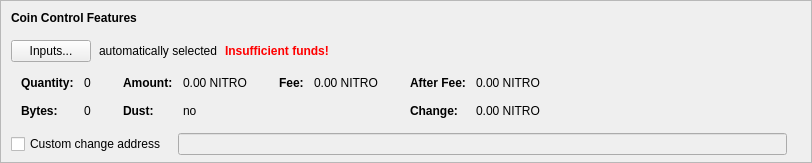
    <widget class="QFrame" name="frameCoinControl">
     <property name="sizePolicy">
      <sizepolicy hsizetype="Expanding" vsizetype="Expanding">
       <horstretch>0</horstretch>
       <verstretch>0</verstretch>
      </sizepolicy>
     </property>
     <property name="maximumSize">
      <size>
       <width>16777215</width>
       <height>16777215</height>
      </size>
     </property>
     <property name="frameShape">
      <enum>QFrame::StyledPanel</enum>
     </property>
     <property name="frameShadow">
      <enum>QFrame::Sunken</enum>
     </property>
     <layout class="QVBoxLayout" name="verticalLayoutCoinControl2">
      <property name="spacing">
       <number>0</number>
      </property>
      <property name="leftMargin">
       <number>0</number>
      </property>
      <property name="topMargin">
       <number>0</number>
      </property>
      <property name="rightMargin">
       <number>0</number>
      </property>
      <property name="bottomMargin">
       <number>6</number>
      </property>
      <item>
       <layout class="QVBoxLayout" name="verticalLayoutCoinControl" stretch="0,0,0,0,1">
        <property name="spacing">
         <number>0</number>
        </property>
        <property name="leftMargin">
         <number>10</number>
        </property>
        <property name="topMargin">
         <number>10</number>
        </property>
        <item>
         <layout class="QHBoxLayout" name="horizontalLayoutCoinControl1">
          <property name="bottomMargin">
           <number>15</number>
          </property>
          <item>
           <widget class="QLabel" name="labelCoinControlFeatures">
            <property name="sizePolicy">
             <sizepolicy hsizetype="Preferred" vsizetype="Maximum">
              <horstretch>0</horstretch>
              <verstretch>0</verstretch>
             </sizepolicy>
            </property>
            <property name="font">
             <font>
              <weight>75</weight>
              <bold>true</bold>
             </font>
            </property>
            <property name="styleSheet">
             <string notr="true">font-weight:bold;</string>
            </property>
            <property name="text">
             <string>Coin Control Features</string>
            </property>
           </widget>
          </item>
         </layout>
        </item>
        <item>
         <layout class="QHBoxLayout" name="horizontalLayoutCoinControl2" stretch="0,0,0,0">
          <property name="spacing">
           <number>8</number>
          </property>
          <property name="bottomMargin">
           <number>10</number>
          </property>
          <item>
           <widget class="QPushButton" name="pushButtonCoinControl">
            <property name="styleSheet">
             <string notr="true"/>
            </property>
            <property name="text">
             <string>Inputs...</string>
            </property>
            <property name="autoDefault">
             <bool>false</bool>
            </property>
           </widget>
          </item>
          <item>
           <widget class="QLabel" name="labelCoinControlAutomaticallySelected">
            <property name="text">
             <string>automatically selected</string>
            </property>
            <property name="margin">
             <number>5</number>
            </property>
           </widget>
          </item>
          <item>
           <widget class="QLabel" name="labelCoinControlInsuffFunds">
            <property name="font">
             <font>
              <weight>75</weight>
              <bold>true</bold>
             </font>
            </property>
            <property name="styleSheet">
             <string notr="true">color:red;font-weight:bold;</string>
            </property>
            <property name="text">
             <string>Insufficient funds!</string>
            </property>
            <property name="margin">
             <number>5</number>
            </property>
           </widget>
          </item>
          <item>
           <spacer name="horizontalSpacerCoinControl">
            <property name="orientation">
             <enum>Qt::Horizontal</enum>
            </property>
            <property name="sizeHint" stdset="0">
             <size>
              <width>40</width>
              <height>1</height>
             </size>
            </property>
           </spacer>
          </item>
         </layout>
        </item>
        <item>
         <widget class="QWidget" name="widgetCoinControl" native="true">
          <property name="sizePolicy">
           <sizepolicy hsizetype="Preferred" vsizetype="Preferred">
            <horstretch>0</horstretch>
            <verstretch>0</verstretch>
           </sizepolicy>
          </property>
          <property name="minimumSize">
           <size>
            <width>0</width>
            <height>0</height>
           </size>
          </property>
          <property name="styleSheet">
           <string notr="true"/>
          </property>
          <layout class="QHBoxLayout" name="horizontalLayoutCoinControl5">
           <property name="leftMargin">
            <number>0</number>
           </property>
           <property name="topMargin">
            <number>0</number>
           </property>
           <property name="rightMargin">
            <number>0</number>
           </property>
           <property name="bottomMargin">
            <number>0</number>
           </property>
           <item>
            <layout class="QHBoxLayout" name="horizontalLayoutCoinControl3" stretch="0,0,0,1">
             <property name="spacing">
              <number>20</number>
             </property>
             <property name="topMargin">
              <number>0</number>
             </property>
             <property name="bottomMargin">
              <number>10</number>
             </property>
             <item>
              <layout class="QFormLayout" name="formLayoutCoinControl1">
               <property name="horizontalSpacing">
                <number>10</number>
               </property>
               <property name="verticalSpacing">
                <number>14</number>
               </property>
               <property name="leftMargin">
                <number>10</number>
               </property>
               <property name="topMargin">
                <number>4</number>
               </property>
               <property name="rightMargin">
                <number>6</number>
               </property>
               <item row="0" column="0">
                <widget class="QLabel" name="labelCoinControlQuantityText">
                 <property name="font">
                  <font>
                   <weight>75</weight>
                   <bold>true</bold>
                  </font>
                 </property>
                 <property name="text">
                  <string>Quantity:</string>
                 </property>
                 <property name="margin">
                  <number>0</number>
                 </property>
                </widget>
               </item>
               <item row="0" column="1">
                <widget class="QLabel" name="labelCoinControlQuantity">
                 <property name="cursor">
                  <cursorShape>IBeamCursor</cursorShape>
                 </property>
                 <property name="contextMenuPolicy">
                  <enum>Qt::ActionsContextMenu</enum>
                 </property>
                 <property name="text">
                  <string notr="true">0</string>
                 </property>
                 <property name="margin">
                  <number>0</number>
                 </property>
                 <property name="textInteractionFlags">
                  <set>Qt::LinksAccessibleByMouse|Qt::TextSelectableByKeyboard|Qt::TextSelectableByMouse</set>
                 </property>
                </widget>
               </item>
               <item row="1" column="0">
                <widget class="QLabel" name="labelCoinControlBytesText">
                 <property name="font">
                  <font>
                   <weight>75</weight>
                   <bold>true</bold>
                  </font>
                 </property>
                 <property name="text">
                  <string>Bytes:</string>
                 </property>
                </widget>
               </item>
               <item row="1" column="1">
                <widget class="QLabel" name="labelCoinControlBytes">
                 <property name="cursor">
                  <cursorShape>IBeamCursor</cursorShape>
                 </property>
                 <property name="contextMenuPolicy">
                  <enum>Qt::ActionsContextMenu</enum>
                 </property>
                 <property name="text">
                  <string notr="true">0</string>
                 </property>
                 <property name="textInteractionFlags">
                  <set>Qt::LinksAccessibleByMouse|Qt::TextSelectableByKeyboard|Qt::TextSelectableByMouse</set>
                 </property>
                </widget>
               </item>
              </layout>
             </item>
             <item>
              <layout class="QFormLayout" name="formLayoutCoinControl2">
               <property name="horizontalSpacing">
                <number>10</number>
               </property>
               <property name="verticalSpacing">
                <number>14</number>
               </property>
               <property name="leftMargin">
                <number>6</number>
               </property>
               <property name="topMargin">
                <number>4</number>
               </property>
               <property name="rightMargin">
                <number>6</number>
               </property>
               <item row="0" column="0">
                <widget class="QLabel" name="labelCoinControlAmountText">
                 <property name="font">
                  <font>
                   <weight>75</weight>
                   <bold>true</bold>
                  </font>
                 </property>
                 <property name="text">
                  <string>Amount:</string>
                 </property>
                 <property name="margin">
                  <number>0</number>
                 </property>
                </widget>
               </item>
               <item row="0" column="1">
                <widget class="QLabel" name="labelCoinControlAmount">
                 <property name="cursor">
                  <cursorShape>IBeamCursor</cursorShape>
                 </property>
                 <property name="contextMenuPolicy">
                  <enum>Qt::ActionsContextMenu</enum>
                 </property>
                 <property name="text">
                  <string notr="true">0.00 NITRO</string>
                 </property>
                 <property name="textInteractionFlags">
                  <set>Qt::LinksAccessibleByMouse|Qt::TextSelectableByKeyboard|Qt::TextSelectableByMouse</set>
                 </property>
                </widget>
               </item>
               <item row="1" column="0">
                <widget class="QLabel" name="labelCoinControlLowOutputText">
                 <property name="font">
                  <font>
                   <weight>75</weight>
                   <bold>true</bold>
                  </font>
                 </property>
                 <property name="text">
                  <string>Dust:</string>
                 </property>
                </widget>
               </item>
               <item row="1" column="1">
                <widget class="QLabel" name="labelCoinControlLowOutput">
                 <property name="cursor">
                  <cursorShape>IBeamCursor</cursorShape>
                 </property>
                 <property name="contextMenuPolicy">
                  <enum>Qt::ActionsContextMenu</enum>
                 </property>
                 <property name="text">
                  <string notr="true">no</string>
                 </property>
                 <property name="textInteractionFlags">
                  <set>Qt::LinksAccessibleByMouse|Qt::TextSelectableByKeyboard|Qt::TextSelectableByMouse</set>
                 </property>
                </widget>
               </item>
              </layout>
             </item>
             <item>
              <layout class="QFormLayout" name="formLayoutCoinControl3">
               <property name="horizontalSpacing">
                <number>10</number>
               </property>
               <property name="verticalSpacing">
                <number>14</number>
               </property>
               <property name="leftMargin">
                <number>6</number>
               </property>
               <property name="topMargin">
                <number>4</number>
               </property>
               <property name="rightMargin">
                <number>6</number>
               </property>
               <item row="0" column="0">
                <widget class="QLabel" name="labelCoinControlFeeText">
                 <property name="font">
                  <font>
                   <weight>75</weight>
                   <bold>true</bold>
                  </font>
                 </property>
                 <property name="text">
                  <string>Fee:</string>
                 </property>
                 <property name="margin">
                  <number>0</number>
                 </property>
                </widget>
               </item>
               <item row="0" column="1">
                <widget class="QLabel" name="labelCoinControlFee">
                 <property name="cursor">
                  <cursorShape>IBeamCursor</cursorShape>
                 </property>
                 <property name="contextMenuPolicy">
                  <enum>Qt::ActionsContextMenu</enum>
                 </property>
                 <property name="text">
                  <string notr="true">0.00 NITRO</string>
                 </property>
                 <property name="textInteractionFlags">
                  <set>Qt::LinksAccessibleByMouse|Qt::TextSelectableByKeyboard|Qt::TextSelectableByMouse</set>
                 </property>
                </widget>
               </item>
             </layout>
             </item>
             <item>
              <layout class="QFormLayout" name="formLayoutCoinControl4">
               <property name="horizontalSpacing">
                <number>10</number>
               </property>
               <property name="verticalSpacing">
                <number>14</number>
               </property>
               <property name="leftMargin">
                <number>6</number>
               </property>
               <property name="topMargin">
                <number>4</number>
               </property>
               <property name="rightMargin">
                <number>6</number>
               </property>
               <item row="0" column="0">
                <widget class="QLabel" name="labelCoinControlAfterFeeText">
                 <property name="font">
                  <font>
                   <weight>75</weight>
                   <bold>true</bold>
                  </font>
                 </property>
                 <property name="text">
                  <string>After Fee:</string>
                 </property>
                 <property name="margin">
                  <number>0</number>
                 </property>
                </widget>
               </item>
               <item row="0" column="1">
                <widget class="QLabel" name="labelCoinControlAfterFee">
                 <property name="cursor">
                  <cursorShape>IBeamCursor</cursorShape>
                 </property>
                 <property name="contextMenuPolicy">
                  <enum>Qt::ActionsContextMenu</enum>
                 </property>
                 <property name="text">
                  <string notr="true">0.00 NITRO</string>
                 </property>
                 <property name="textInteractionFlags">
                  <set>Qt::LinksAccessibleByMouse|Qt::TextSelectableByKeyboard|Qt::TextSelectableByMouse</set>
                 </property>
                </widget>
               </item>
               <item row="1" column="0">
                <widget class="QLabel" name="labelCoinControlChangeText">
                 <property name="font">
                  <font>
                   <weight>75</weight>
                   <bold>true</bold>
                  </font>
                 </property>
                 <property name="text">
                  <string>Change:</string>
                 </property>
                </widget>
               </item>
               <item row="1" column="1">
                <widget class="QLabel" name="labelCoinControlChange">
                 <property name="cursor">
                  <cursorShape>IBeamCursor</cursorShape>
                 </property>
                 <property name="contextMenuPolicy">
                  <enum>Qt::ActionsContextMenu</enum>
                 </property>
                 <property name="text">
                  <string notr="true">0.00 NITRO</string>
                 </property>
                 <property name="textInteractionFlags">
                  <set>Qt::LinksAccessibleByMouse|Qt::TextSelectableByKeyboard|Qt::TextSelectableByMouse</set>
                 </property>
                </widget>
               </item>
              </layout>
             </item>
            </layout>
           </item>
          </layout>
         </widget>
        </item>
        <item>
         <layout class="QHBoxLayout" name="horizontalLayoutCoinControl4" stretch="0,0,0">
          <property name="spacing">
           <number>12</number>
          </property>
          <property name="sizeConstraint">
           <enum>QLayout::SetDefaultConstraint</enum>
          </property>
          <property name="topMargin">
           <number>5</number>
          </property>
          <property name="rightMargin">
           <number>5</number>
          </property>
          <item>
           <widget class="QCheckBox" name="checkBoxCoinControlChange">
            <property name="toolTip">
             <string>If this is activated, but the change address is empty or invalid, change will be sent to a newly generated address.</string>
            </property>
            <property name="text">
             <string>Custom change address</string>
            </property>
           </widget>
          </item>
          <item>
           <widget class="QValidatedLineEdit" name="lineEditCoinControlChange">
            <property name="enabled">
             <bool>false</bool>
            </property>
            <property name="sizePolicy">
             <sizepolicy hsizetype="Expanding" vsizetype="Fixed">
              <horstretch>0</horstretch>
              <verstretch>0</verstretch>
             </sizepolicy>
            </property>
           </widget>
          </item>
          <item>
           <widget class="QLabel" name="labelCoinControlChangeLabel">
            <property name="sizePolicy">
             <sizepolicy hsizetype="Preferred" vsizetype="Expanding">
              <horstretch>0</horstretch>
              <verstretch>0</verstretch>
             </sizepolicy>
            </property>
            <property name="minimumSize">
             <size>
              <width>0</width>
              <height>0</height>
             </size>
            </property>
            <property name="text">
             <string/>
            </property>
            <property name="margin">
             <number>3</number>
            </property>
           </widget>
          </item>
         </layout>
        </item>
        <item>
         <spacer name="verticalSpacerCoinControl">
          <property name="orientation">
           <enum>Qt::Vertical</enum>
          </property>
          <property name="sizeHint" stdset="0">
           <size>
            <width>800</width>
            <height>1</height>
           </size>
          </property>
         </spacer>
        </item>
       </layout>
      </item>
     </layout>
    </widget>
